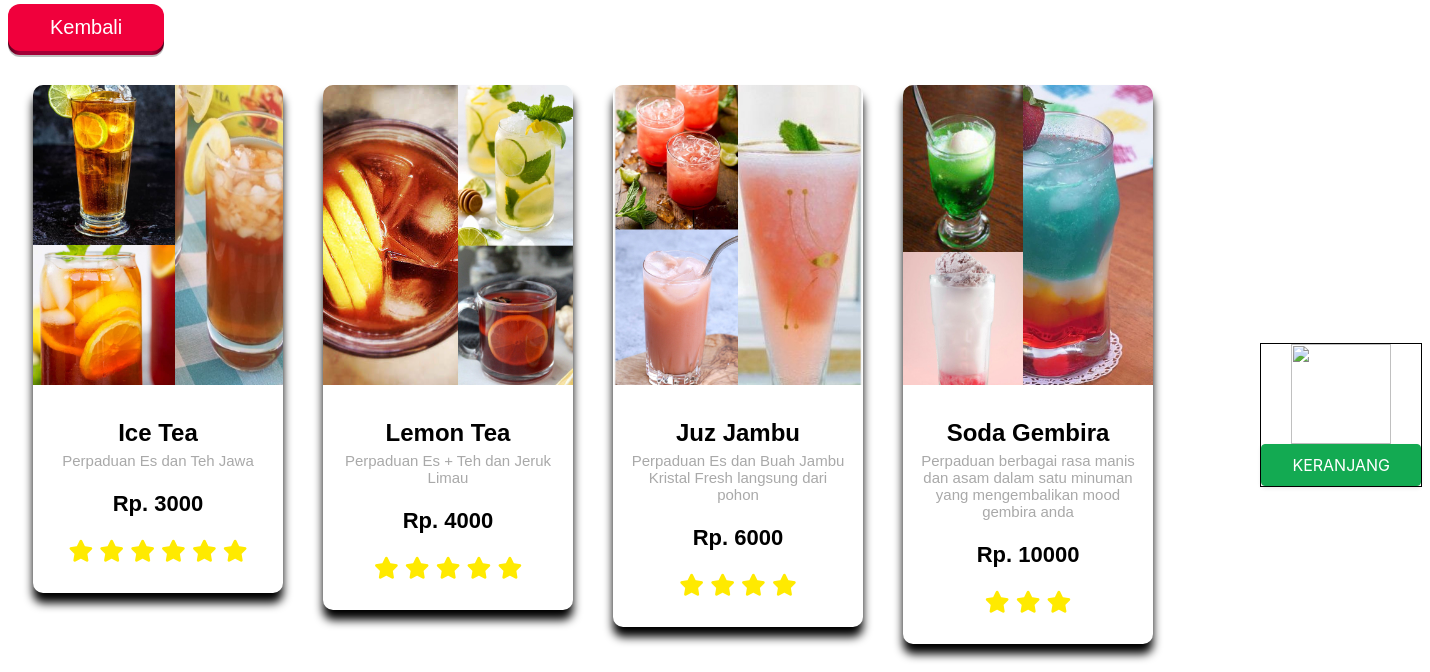
/minuman.php, run on the app's committed database.
### tables this page shows
CREATE TABLE IF NOT EXISTS `menuminuman` (
  `id` int(11) NOT NULL DEFAULT '0',
  `nama` varchar(50) NOT NULL,
  `rincian` text NOT NULL,
  `harga` int(20) NOT NULL,
  `rating` int(10) NOT NULL,
  `gambar` text NOT NULL,
  PRIMARY KEY (`id`)
);

### functions.php (called while the page is built)
<?php
$host = "localhost";
$user = "root";
$pass = "";
$db = "ecatering";
$conn = mysqli_connect($host, $user, $pass, $db) or die("Database MySql Tidak Terhubung");
function query($query)
{
	global $conn;
	$result = mysqli_query($conn, $query);
	$rows = [];
	while ($row = mysqli_fetch_assoc($result)) {
		$rows[] = $row;
	}
	return $rows;
}

### minuman.php (the view, shortened to what this page needs)
<?php
require('functions.php');
$menumakan = query("SELECT * FROM menuminuman");
?>
<!DOCTYPE html>
<html lang="en">
<head>
</head>
<body>
<a href="index.php">
        <button class="button-82-pushable" role="button">
            <span class="button-82-front text">
                Kembali
            </span>
        </button>
    </a>
    <div class="container">
    <div class="container-makan">
            <?php foreach ($menumakan as $row) : ?>
                <a href="product2.php?id=<?= $row['id']; ?>">
                    <div class="card">
                        <div class="head-card">
                            <img src="<?= $row['gambar']; ?>">
                        </div>
                        <div class="body-card">
                            <h1><?= $row['nama']; ?></h1>
                            <p><?= $row['rincian']; ?></p>
                            <h3>Rp. <?= $row['harga']; ?></h3>
                            <div class="rating">
                                <?php for ($i = 0; $i < $row['rating']; $i++) : ?>
                                    <i class="fa fa-star"></i>
                                <?php endfor; ?>
                            </div>
                            <br>
                        </div>
                    </div>
                </a>
            <?php endforeach; ?>
        </div>
        <div class="checkout">
        <a href="cart.php">
                <img src="svg/cart.svg" alt="">
                <button class="button-37" role="button">KERANJANG</button>
            </a>
        </div>
    </div>
</body>
</html>

### data on the page
menuminuman: gambar (picture), nama "Ice Tea", rincian "Perpaduan Es dan Teh Jawa", harga "3000", rating 6 (drawn)
menuminuman: gambar (picture), nama "Lemon Tea", rincian "Perpaduan Es + Teh dan Jeruk Limau", harga "4000", rating 5 (drawn)
menuminuman: gambar (picture), nama "Juz Jambu", rincian "Perpaduan Es dan Buah Jambu Kristal Fresh langsung dari pohon", harga "6000", rating 4 (drawn)
menuminuman: gambar (picture), nama "Soda Gembira", rincian "Perpaduan berbagai rasa manis dan asam dalam satu minuman yang mengembalikan mood gembira anda", harga "10000", rating 3 (drawn)
